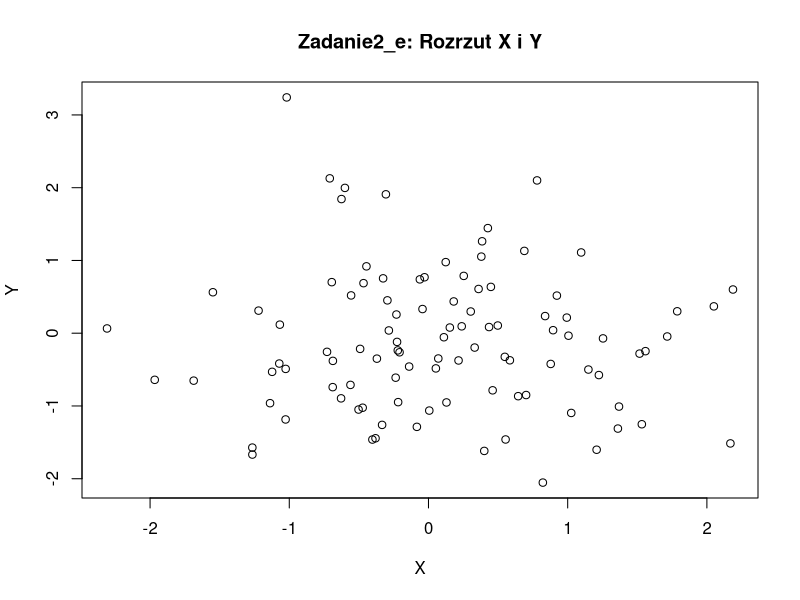
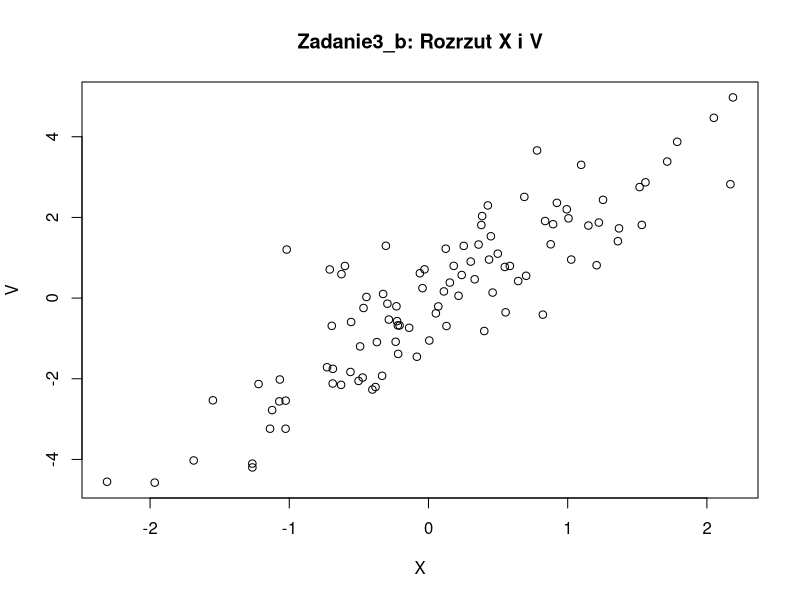
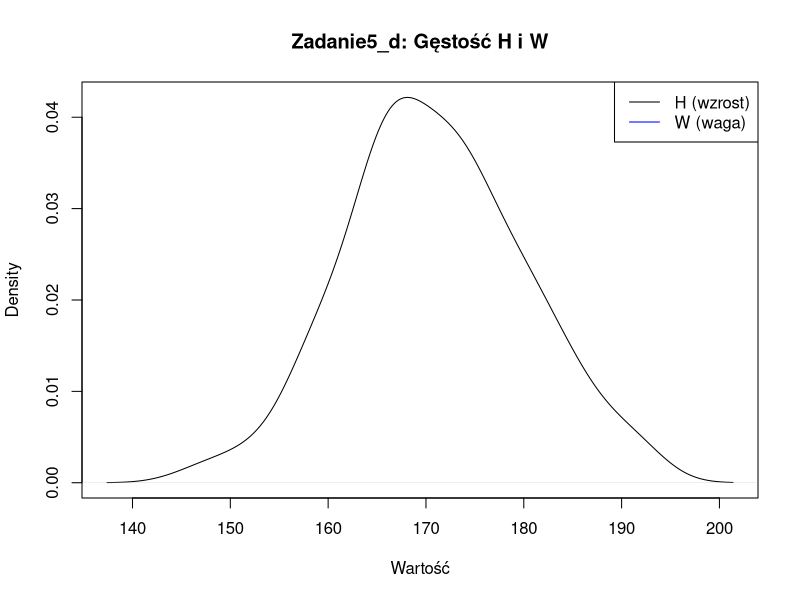
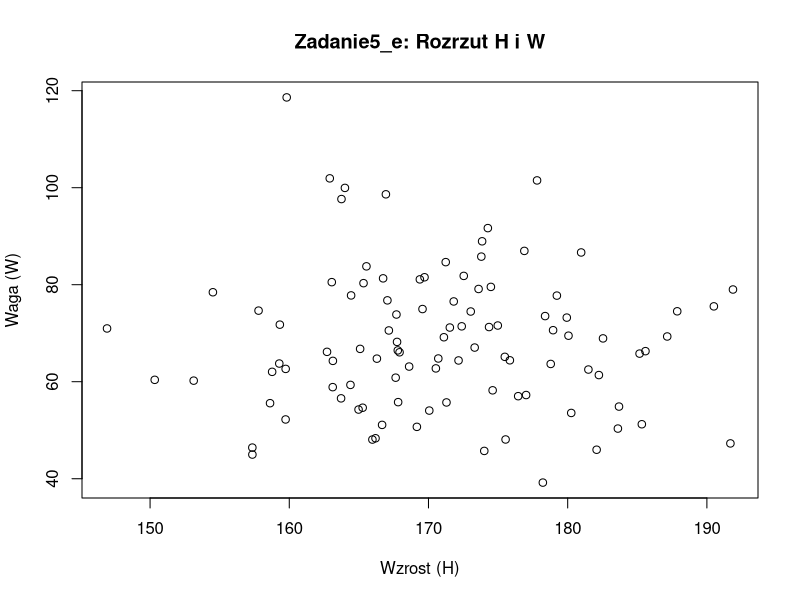

Recreate these plots in R, in order.
#lista13

#zadanie 1 – egzaminy studentów

# dane punktowe
analiza <- c(28, 26, 23, 18, 14, 12)
algebra <- c(25, 27, 20, 24, 16, 13)

#a) Wyznaczanie współczynników korelacji
#i) Pearson
pearson_r <- cor(analiza, algebra, method = "pearson")
cat("\nZadanie1_ai: Współczynnik korelacji Pearsona =", pearson_r, "\n")

#ii) Spearman
spearman_r <- cor(analiza, algebra, method = "spearman")
cat("Zadanie1_aii: Współczynnik korelacji Spearmana =", spearman_r, "\n")

#iii) Kendall
kendall_r <- cor(analiza, algebra, method = "kendall")
cat("Zadanie1_aiii: Współczynnik korelacji Kendalla =", kendall_r, "\n")

#b) Testowanie hipotezy o braku korelacji
#i) Test Pearsona
cat("\nZadanie1_bi: Test korelacji Pearsona\n")
print(cor.test(analiza, algebra, method = "pearson"))

#ii) Test Spearmana
cat("\nZadanie1_bii: Test korelacji Spearmana\n")
print(cor.test(analiza, algebra, method = "spearman"))

#iii) Test Kendalla
cat("\nZadanie1_biii: Test korelacji Kendalla\n")
print(cor.test(analiza, algebra, method = "kendall"))

#zadanie 2 – losowanie X i Y ~ N(0,1)

#a) Losowanie 100 realizacji pary (X, Y)
set.seed(123)
x <- rnorm(100)
y <- rnorm(100)

#b) Wyznaczenie współczynnika korelacji i testowanie hipotezy H0: rho(X,Y)=0
#i) Pearson
cat("\nZadanie2_bi (Pearson):\n")
print(cor.test(x, y, method = "pearson"))

#ii) Spearman
cat("\nZadanie2_bii (Spearman):\n")
print(cor.test(x, y, method = "spearman"))

#iii) Kendall
cat("\nZadanie2_biii (Kendall):\n")
print(cor.test(x, y, method = "kendall"))

#c) Testowanie hipotezy H0: rho(X,Y)=0 za pomocą testu permutacyjnego (B = 1000)
perm_test <- function(x, y, method, B = 1000) {
  obs <- cor(x, y, method = method)
  perms <- replicate(B, cor(x, sample(y), method = method))
  pval <- mean(abs(perms) >= abs(obs))
  return(list(stat = obs, p_value = pval))
}

#i) Pearson
cat("\nZadanie2_ci (Permutacja Pearson):\n")
print(perm_test(x, y, "pearson"))

#ii) Spearman
cat("\nZadanie2_cii (Permutacja Spearman):\n")
print(perm_test(x, y, "spearman"))

#iii) Kendall
cat("\nZadanie2_ciii (Permutacja Kendall):\n")
print(perm_test(x, y, "kendall"))

#d) Wyznaczanie przedziałów ufności i testowanie hipotezy za pomocą bootstrappingu (R = 1000)
library(boot)
data_xy <- data.frame(x, y)

boot_cor <- function(data, indices, method) {
  cor(data[indices, 1], data[indices, 2], method = method)
}

#i) Pearson
cat("\nZadanie2_di (Bootstrap Pearson):\n")
boot_p <- boot(data_xy, function(d, i) boot_cor(d, i, "pearson"), R = 1000)
print(boot.ci(boot_p, type = "perc"))

#ii) Spearman
cat("\nZadanie2_dii (Bootstrap Spearman):\n")
boot_s <- boot(data_xy, function(d, i) boot_cor(d, i, "spearman"), R = 1000)
print(boot.ci(boot_s, type = "perc"))

#iii) Kendall
cat("\nZadanie2_diii (Bootstrap Kendall):\n")
boot_k <- boot(data_xy, function(d, i) boot_cor(d, i, "kendall"), R = 1000)
print(boot.ci(boot_k, type = "perc"))

#e) Sporządzenie wykresu rozrzutu zmiennych X i Y
plot(x, y, main = "Zadanie2_e: Rozrzut X i Y", xlab = "X", ylab = "Y")


#zadanie 3 – korelacja X i V = 2X + Y

v <- 2*x + y

#a) Korelacje i testy
cat("\nZadanie3_ai:\n")
print(cor.test(x, v, method = "pearson"))

cat("\nZadanie3_aii:\n")
print(cor.test(x, v, method = "spearman"))

cat("\nZadanie3_aiii:\n")
print(cor.test(x, v, method = "kendall"))

#b) Wykres
plot(x, v, main = "Zadanie3_b: Rozrzut X i V", xlab = "X", ylab = "V")


#zadanie4  – analiza danych mieszkań

#a) Wczytanie danych
dane <- read.csv("mieszkania.csv", sep = ";")
dane$cena_m2 <- dane$Cena / dane$Metraz

#b) Macierz korelacji Pearsona
cat("\nZadanie4_b:\n")
print(cor(dane[, c("Metraz", "Pokoje", "Cena", "cena_m2")], method = "pearson"))

#c) Macierz Spearmana
cat("\nZadanie4_c:\n")
print(cor(dane[, c("Cena", "Metraz", "cena_m2", "Pokoje")], method = "spearman"))

#d) Macierz Kendalla
cat("\nZadanie4_d:\n")
print(cor(dane[, c("Cena", "Metraz", "cena_m2", "Pokoje")], method = "kendall"))

#e) Testy hipotezy: korelacja między Metrażem a ceną za m2
cat("\nZadanie4_ei:\n")
print(cor.test(dane$Metraz, dane$cena_m2, method = "pearson"))

cat("\nZadanie4_eii:\n")
print(cor.test(dane$Metraz, dane$cena_m2, method = "spearman"))

cat("\nZadanie4_eiii:\n")
print(cor.test(dane$Metraz, dane$cena_m2, method = "kendall", exact = FALSE ))


#zadanie 5 – wzrost i waga z N(0,1)


set.seed(123)
X <- rnorm(100)
Y <- rnorm(100)

#a) Dane: H i W
H <- 170 + 10*X
W <- 70 + 15*Y

#b) Średnie i odchylenia standardowe
cat("\nZadanie5_b:\n")
cat("Średnia H =", mean(H), ", SD H =", sd(H), "\n")
cat("Średnia W =", mean(W), ", SD W =", sd(W), "\n")

#c) Korelacje
cat("\nZadanie5_ci:\n")
print(cor(H, W, method = "pearson"))

cat("\nZadanie5_cii:\n")
print(cor(H, W, method = "spearman"))

cat("\nZadanie5_ciii:\n")
print(cor(H, W, method = "kendall"))

#d) Estymatory gęstości
plot(density(H), main = "Zadanie5_d: Gęstość H i W", xlab = "Wartość")
lines(density(W), col = "blue")
legend("topright", legend = c("H (wzrost)", "W (waga)"), col = c("black", "blue"), lty = 1)

#e) Testy normalności
cat("\nZadanie5_ei:\n")
print(shapiro.test(H))

cat("\nZadanie5_eii:\n")
print(shapiro.test(W))

#f) Wykres rozrzutu
plot(H, W, main = "Zadanie5_e: Rozrzut H i W", xlab = "Wzrost (H)", ylab = "Waga (W)")
